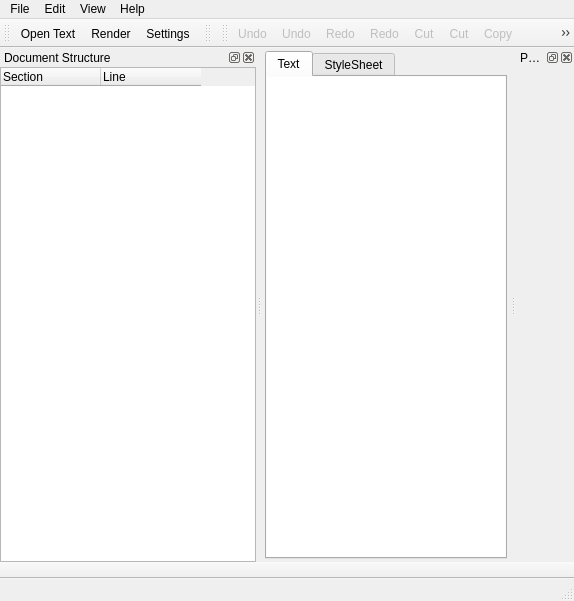
<?xml version="1.0" encoding="UTF-8"?>
<ui version="4.0">
 <class>MainWindow</class>
 <widget class="QMainWindow" name="MainWindow">
  <property name="geometry">
   <rect>
    <x>0</x>
    <y>0</y>
    <width>574</width>
    <height>601</height>
   </rect>
  </property>
  <property name="windowTitle">
   <string>Bookrest</string>
  </property>
  <property name="windowIcon">
   <iconset resource="icons.qrc">
    <normaloff>:/icons/kaddressbook.svg</normaloff>:/icons/kaddressbook.svg</iconset>
  </property>
  <widget class="QWidget" name="centralWidget">
   <layout class="QHBoxLayout" name="horizontalLayout_3">
    <property name="margin">
     <number>3</number>
    </property>
    <item>
     <widget class="QTabWidget" name="tabs">
      <property name="sizePolicy">
       <sizepolicy hsizetype="Expanding" vsizetype="Expanding">
        <horstretch>0</horstretch>
        <verstretch>0</verstretch>
       </sizepolicy>
      </property>
      <property name="currentIndex">
       <number>0</number>
      </property>
      <widget class="QWidget" name="tab">
       <attribute name="title">
        <string>Text</string>
       </attribute>
       <layout class="QHBoxLayout" name="horizontalLayout">
        <property name="margin">
         <number>0</number>
        </property>
        <item>
         <widget class="CodeEditor" name="text">
          <property name="font">
           <font>
            <family>DejaVu Sans Mono</family>
           </font>
          </property>
          <property name="frameShape">
           <enum>QFrame::NoFrame</enum>
          </property>
          <property name="frameShadow">
           <enum>QFrame::Plain</enum>
          </property>
          <property name="lineWidth">
           <number>0</number>
          </property>
         </widget>
        </item>
       </layout>
      </widget>
      <widget class="QWidget" name="tab_2">
       <attribute name="title">
        <string>StyleSheet</string>
       </attribute>
       <layout class="QHBoxLayout" name="horizontalLayout_2">
        <property name="margin">
         <number>0</number>
        </property>
        <item>
         <widget class="CodeEditor" name="style">
          <property name="font">
           <font>
            <family>DejaVu Sans Mono</family>
           </font>
          </property>
          <property name="frameShape">
           <enum>QFrame::NoFrame</enum>
          </property>
         </widget>
        </item>
       </layout>
      </widget>
     </widget>
    </item>
   </layout>
  </widget>
  <widget class="QStatusBar" name="statusBar"/>
  <widget class="QMenuBar" name="menuBar">
   <property name="geometry">
    <rect>
     <x>0</x>
     <y>0</y>
     <width>574</width>
     <height>28</height>
    </rect>
   </property>
   <widget class="QMenu" name="menuText">
    <property name="title">
     <string>File</string>
    </property>
    <addaction name="actionLoad_Text"/>
    <addaction name="actionLoad_Style"/>
    <addaction name="separator"/>
    <addaction name="actionSave_Text"/>
    <addaction name="actionSaveAs_Text"/>
    <addaction name="actionSave_Style"/>
    <addaction name="actionSaveAs_Style"/>
    <addaction name="actionSave_PDF"/>
    <addaction name="actionSaveAs_PDF"/>
   </widget>
   <widget class="QMenu" name="menuView">
    <property name="title">
     <string>View</string>
    </property>
   </widget>
   <widget class="QMenu" name="menuEdit">
    <property name="title">
     <string>Edit</string>
    </property>
    <addaction name="actionUndo1"/>
    <addaction name="actionUndo2"/>
    <addaction name="actionRedo1"/>
    <addaction name="actionRedo2"/>
    <addaction name="separator"/>
    <addaction name="actionCut1"/>
    <addaction name="actionCut2"/>
    <addaction name="actionCopy1"/>
    <addaction name="actionCopy2"/>
    <addaction name="actionPaste1"/>
    <addaction name="actionPaste2"/>
    <addaction name="separator"/>
    <addaction name="actionFind"/>
    <addaction name="separator"/>
    <addaction name="actionSettings"/>
   </widget>
   <widget class="QMenu" name="menuHelp">
    <property name="title">
     <string>Help</string>
    </property>
    <addaction name="actionAbout_Bookrest"/>
   </widget>
   <addaction name="menuText"/>
   <addaction name="menuEdit"/>
   <addaction name="menuView"/>
   <addaction name="menuHelp"/>
  </widget>
  <widget class="QToolBar" name="toolBar">
   <property name="windowTitle">
    <string>toolBar</string>
   </property>
   <attribute name="toolBarArea">
    <enum>TopToolBarArea</enum>
   </attribute>
   <attribute name="toolBarBreak">
    <bool>false</bool>
   </attribute>
   <addaction name="actionLoad_Text"/>
   <addaction name="actionRender"/>
   <addaction name="actionSettings"/>
  </widget>
  <widget class="QToolBar" name="pdfbar">
   <property name="windowTitle">
    <string>toolBar_2</string>
   </property>
   <attribute name="toolBarArea">
    <enum>TopToolBarArea</enum>
   </attribute>
   <attribute name="toolBarBreak">
    <bool>false</bool>
   </attribute>
  </widget>
  <widget class="QDockWidget" name="dock">
   <property name="windowIcon">
    <iconset resource="icons.qrc">
     <normaloff>:/icons/pdf.svg</normaloff>:/icons/pdf.svg</iconset>
   </property>
   <property name="windowTitle">
    <string>PDF Preview</string>
   </property>
   <attribute name="dockWidgetArea">
    <number>2</number>
   </attribute>
   <widget class="QWidget" name="dockWidgetContents">
    <layout class="QVBoxLayout" name="verticalLayout">
     <property name="margin">
      <number>0</number>
     </property>
     <item>
      <layout class="QVBoxLayout" name="dockLayout">
       <property name="spacing">
        <number>0</number>
       </property>
       <property name="sizeConstraint">
        <enum>QLayout::SetNoConstraint</enum>
       </property>
       <property name="bottomMargin">
        <number>0</number>
       </property>
      </layout>
     </item>
    </layout>
   </widget>
  </widget>
  <widget class="QToolBar" name="editbar">
   <property name="windowTitle">
    <string>toolBar_2</string>
   </property>
   <attribute name="toolBarArea">
    <enum>TopToolBarArea</enum>
   </attribute>
   <attribute name="toolBarBreak">
    <bool>false</bool>
   </attribute>
   <addaction name="actionUndo1"/>
   <addaction name="actionUndo2"/>
   <addaction name="actionRedo1"/>
   <addaction name="actionRedo2"/>
   <addaction name="actionCut1"/>
   <addaction name="actionCut2"/>
   <addaction name="actionCopy1"/>
   <addaction name="actionCopy2"/>
   <addaction name="actionPaste1"/>
   <addaction name="actionPaste2"/>
  </widget>
  <widget class="QToolBar" name="searchbar">
   <property name="windowTitle">
    <string>toolBar_2</string>
   </property>
   <property name="movable">
    <bool>false</bool>
   </property>
   <property name="allowedAreas">
    <set>Qt::BottomToolBarArea</set>
   </property>
   <property name="floatable">
    <bool>false</bool>
   </property>
   <attribute name="toolBarArea">
    <enum>BottomToolBarArea</enum>
   </attribute>
   <attribute name="toolBarBreak">
    <bool>false</bool>
   </attribute>
  </widget>
  <widget class="QDockWidget" name="structure">
   <property name="windowTitle">
    <string>Document Structure</string>
   </property>
   <attribute name="dockWidgetArea">
    <number>1</number>
   </attribute>
   <widget class="QWidget" name="dockWidgetContents_2">
    <layout class="QVBoxLayout" name="verticalLayout_3">
     <property name="margin">
      <number>0</number>
     </property>
     <item>
      <layout class="QVBoxLayout" name="verticalLayout_2">
       <item>
        <widget class="QTreeWidget" name="tree">
         <property name="editTriggers">
          <set>QAbstractItemView::NoEditTriggers</set>
         </property>
         <property name="showDropIndicator" stdset="0">
          <bool>false</bool>
         </property>
         <property name="alternatingRowColors">
          <bool>true</bool>
         </property>
         <property name="headerHidden">
          <bool>false</bool>
         </property>
         <attribute name="headerVisible">
          <bool>true</bool>
         </attribute>
         <attribute name="headerStretchLastSection">
          <bool>false</bool>
         </attribute>
         <column>
          <property name="text">
           <string>Section</string>
          </property>
         </column>
         <column>
          <property name="text">
           <string>Line</string>
          </property>
          <property name="textAlignment">
           <set>AlignLeft|AlignVCenter</set>
          </property>
         </column>
        </widget>
       </item>
      </layout>
     </item>
    </layout>
   </widget>
  </widget>
  <action name="actionLoad_Text">
   <property name="icon">
    <iconset resource="icons.qrc">
     <normaloff>:/icons/fileopen.svg</normaloff>:/icons/fileopen.svg</iconset>
   </property>
   <property name="text">
    <string>Open Text</string>
   </property>
   <property name="toolTip">
    <string>Open Text</string>
   </property>
  </action>
  <action name="actionLoad_Style">
   <property name="icon">
    <iconset resource="icons.qrc">
     <normaloff>:/icons/fileopen.svg</normaloff>:/icons/fileopen.svg</iconset>
   </property>
   <property name="text">
    <string>Open Style</string>
   </property>
   <property name="toolTip">
    <string>Open Style</string>
   </property>
  </action>
  <action name="actionRender">
   <property name="icon">
    <iconset resource="icons.qrc">
     <normaloff>:/icons/pdf.svg</normaloff>:/icons/pdf.svg</iconset>
   </property>
   <property name="text">
    <string>Render</string>
   </property>
  </action>
  <action name="actionSave_Text">
   <property name="icon">
    <iconset resource="icons.qrc">
     <normaloff>:/icons/filesave.svg</normaloff>:/icons/filesave.svg</iconset>
   </property>
   <property name="text">
    <string>Save Text</string>
   </property>
   <property name="toolTip">
    <string>Save Text</string>
   </property>
  </action>
  <action name="actionSave_Style">
   <property name="icon">
    <iconset resource="icons.qrc">
     <normaloff>:/icons/filesave.svg</normaloff>:/icons/filesave.svg</iconset>
   </property>
   <property name="text">
    <string>Save Style</string>
   </property>
   <property name="toolTip">
    <string>Save Style</string>
   </property>
  </action>
  <action name="actionSave_PDF">
   <property name="icon">
    <iconset resource="icons.qrc">
     <normaloff>:/icons/pdf.svg</normaloff>:/icons/pdf.svg</iconset>
   </property>
   <property name="text">
    <string>Save PDF</string>
   </property>
   <property name="toolTip">
    <string>Save PDF</string>
   </property>
  </action>
  <action name="actionSaveAs_Text">
   <property name="icon">
    <iconset resource="icons.qrc">
     <normaloff>:/icons/filesave.svg</normaloff>:/icons/filesave.svg</iconset>
   </property>
   <property name="text">
    <string>Save Text As</string>
   </property>
   <property name="toolTip">
    <string>Save Text</string>
   </property>
  </action>
  <action name="actionSaveAs_Style">
   <property name="icon">
    <iconset resource="icons.qrc">
     <normaloff>:/icons/filesave.svg</normaloff>:/icons/filesave.svg</iconset>
   </property>
   <property name="text">
    <string>Save Style As</string>
   </property>
   <property name="toolTip">
    <string>Save Style</string>
   </property>
  </action>
  <action name="actionSaveAs_PDF">
   <property name="icon">
    <iconset resource="icons.qrc">
     <normaloff>:/icons/pdf.svg</normaloff>:/icons/pdf.svg</iconset>
   </property>
   <property name="text">
    <string>Save PDF As</string>
   </property>
   <property name="toolTip">
    <string>Save PDF</string>
   </property>
  </action>
  <action name="actionUndo1">
   <property name="enabled">
    <bool>false</bool>
   </property>
   <property name="icon">
    <iconset resource="icons.qrc">
     <normaloff>:/icons/undo.svg</normaloff>:/icons/undo.svg</iconset>
   </property>
   <property name="text">
    <string>Undo</string>
   </property>
   <property name="shortcut">
    <string>Ctrl+Z</string>
   </property>
  </action>
  <action name="actionRedo1">
   <property name="enabled">
    <bool>false</bool>
   </property>
   <property name="icon">
    <iconset resource="icons.qrc">
     <normaloff>:/icons/redo.svg</normaloff>:/icons/redo.svg</iconset>
   </property>
   <property name="text">
    <string>Redo</string>
   </property>
   <property name="shortcut">
    <string>Ctrl+Shift+Z</string>
   </property>
  </action>
  <action name="actionCut1">
   <property name="enabled">
    <bool>false</bool>
   </property>
   <property name="icon">
    <iconset resource="icons.qrc">
     <normaloff>:/icons/editcut.svg</normaloff>:/icons/editcut.svg</iconset>
   </property>
   <property name="text">
    <string>Cut</string>
   </property>
   <property name="shortcut">
    <string>Ctrl+X</string>
   </property>
  </action>
  <action name="actionCopy1">
   <property name="enabled">
    <bool>false</bool>
   </property>
   <property name="icon">
    <iconset resource="icons.qrc">
     <normaloff>:/icons/editcopy.svg</normaloff>:/icons/editcopy.svg</iconset>
   </property>
   <property name="text">
    <string>Copy</string>
   </property>
   <property name="shortcut">
    <string>Ctrl+C</string>
   </property>
  </action>
  <action name="actionPaste1">
   <property name="enabled">
    <bool>false</bool>
   </property>
   <property name="icon">
    <iconset resource="icons.qrc">
     <normaloff>:/icons/editpaste.svg</normaloff>:/icons/editpaste.svg</iconset>
   </property>
   <property name="text">
    <string>Paste</string>
   </property>
   <property name="shortcut">
    <string>Ctrl+V</string>
   </property>
  </action>
  <action name="actionUndo2">
   <property name="enabled">
    <bool>false</bool>
   </property>
   <property name="icon">
    <iconset resource="icons.qrc">
     <normaloff>:/icons/undo.svg</normaloff>:/icons/undo.svg</iconset>
   </property>
   <property name="text">
    <string>Undo</string>
   </property>
   <property name="shortcut">
    <string>Ctrl+Z</string>
   </property>
  </action>
  <action name="actionRedo2">
   <property name="enabled">
    <bool>false</bool>
   </property>
   <property name="icon">
    <iconset resource="icons.qrc">
     <normaloff>:/icons/redo.svg</normaloff>:/icons/redo.svg</iconset>
   </property>
   <property name="text">
    <string>Redo</string>
   </property>
   <property name="shortcut">
    <string>Ctrl+Shift+Z</string>
   </property>
  </action>
  <action name="actionCut2">
   <property name="enabled">
    <bool>false</bool>
   </property>
   <property name="icon">
    <iconset resource="icons.qrc">
     <normaloff>:/icons/editcut.svg</normaloff>:/icons/editcut.svg</iconset>
   </property>
   <property name="text">
    <string>Cut</string>
   </property>
   <property name="shortcut">
    <string>Ctrl+X</string>
   </property>
  </action>
  <action name="actionCopy2">
   <property name="enabled">
    <bool>false</bool>
   </property>
   <property name="icon">
    <iconset resource="icons.qrc">
     <normaloff>:/icons/editcopy.svg</normaloff>:/icons/editcopy.svg</iconset>
   </property>
   <property name="text">
    <string>Copy</string>
   </property>
   <property name="shortcut">
    <string>Ctrl+C</string>
   </property>
  </action>
  <action name="actionPaste2">
   <property name="enabled">
    <bool>false</bool>
   </property>
   <property name="icon">
    <iconset resource="icons.qrc">
     <normaloff>:/icons/editpaste.svg</normaloff>:/icons/editpaste.svg</iconset>
   </property>
   <property name="text">
    <string>Paste</string>
   </property>
   <property name="shortcut">
    <string>Ctrl+V</string>
   </property>
  </action>
  <action name="actionFind">
   <property name="icon">
    <iconset resource="icons.qrc">
     <normaloff>:/icons/find.svg</normaloff>:/icons/find.svg</iconset>
   </property>
   <property name="text">
    <string>Find</string>
   </property>
   <property name="shortcut">
    <string>Ctrl+F</string>
   </property>
  </action>
  <action name="actionAbout_Bookrest">
   <property name="text">
    <string>About Bookrest</string>
   </property>
  </action>
  <action name="actionTest_Action">
   <property name="text">
    <string>Test Action</string>
   </property>
  </action>
  <action name="actionSettings">
   <property name="icon">
    <iconset resource="icons.qrc">
     <normaloff>:/icons/configure.svg</normaloff>:/icons/configure.svg</iconset>
   </property>
   <property name="text">
    <string>Settings</string>
   </property>
  </action>
 </widget>
 <customwidgets>
  <customwidget>
   <class>CodeEditor</class>
   <extends>QPlainTextEdit</extends>
   <header>codeeditor</header>
  </customwidget>
 </customwidgets>
 <tabstops>
  <tabstop>text</tabstop>
  <tabstop>tabs</tabstop>
  <tabstop>style</tabstop>
 </tabstops>
 <resources>
  <include location="icons.qrc"/>
 </resources>
 <connections/>
 <slots>
  <slot>tabChanged(int)</slot>
 </slots>
</ui>
